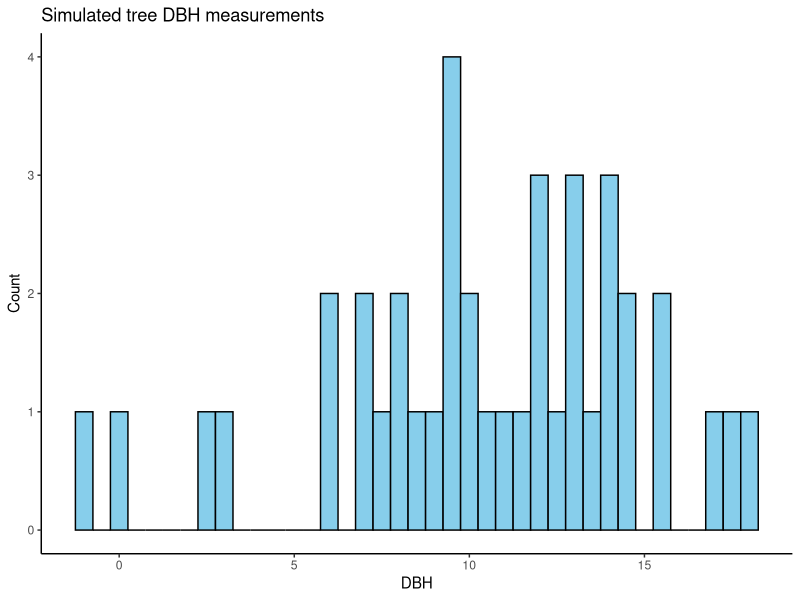
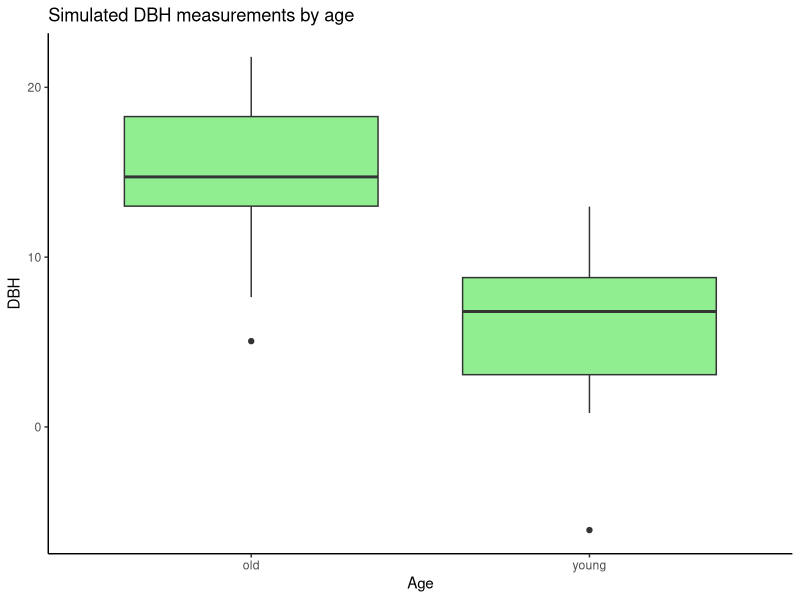

Source code (R) for these figures, in order: (Note: this script raises an error after producing the figures.)
# =====================================================
# Data Simulation Assignment
# Anna Reachmack
# FIW5594: Conservation Data Science
# =====================================================

# Load packages ----
library(tidyverse)

# =====================================================
# 1. Simulate one variable
# =====================================================

# GOAL: Simulate 40 trees and measure DBH

set.seed(1)   # makes results reproducible #you get the same thing the next time you do a random draw

# Sample size and parameters
n <- 40
mean_dbh <- 10 #mean DBH, a characteristic of the trees that contributed the most to the variance found in PCA
sd_dbh <- 5

# Draw random DBH measurements from a Normal distribution
treedbh <- rnorm(n, mean = mean_dbh, sd = sd_dbh)


# Combine into a tibble
sim <- tibble(id = 1:n, treedbh = treedbh)

# Look at the data
print(sim)
summary(sim$treedbh) #mean from random draw is 11.177, a llittle higher than the sample parameter I set but similar

# Visualize with a histogram
ggplot(sim, aes(x = treedbh)) +
  geom_histogram(binwidth = 0.5, fill = "skyblue", color = "black") +
  labs(title = "Simulated tree DBH measurements", x = "DBH", y = "Count") +
  theme_classic()

# =====================================================
# 2. Add a treatment effect
# =====================================================

# GOAL: Simulate a simple experimental effect on DBH.

set.seed(1)

# Create a treatment variable (half younger than 10 years or young, half older than 10 years)
n <- 40
treatment <- rep(c("young", "old"), each = n/2)


# set means for each group
mean_young <- 5
mean_old <- 15
sd_both <- 5

# Simulate body sizes with different means by treatment
treedbhexperiment <- rnorm(
  n = n,
  mean = if_else(treatment == "young", mean_young, mean_old), #if the treatment is bat yes, then use the mean_batyes. If not batyes, use the mean_batno for the mean
  sd = sd_both
)

# Combine into tibble
(sim2 <- tibble(treatment, treedbhexperiment))

# Visualize
ggplot(sim2, aes(x = treatment, y = treedbhexperiment)) +
  geom_boxplot(fill = "lightgreen") +
  labs(title = "Simulated DBH measurements by age",
       x = "Age", y = "DBH") +
  theme_classic()

# Quick summaries
sim2 |>
  group_by(treatment) |>
  summarise(mean_dbh = mean(treedbhexperiment), sd_size = sd(body_size), n = n())


# ======================================================
# 3. Add a random site effect (optional)
# =====================================================

# GOAL: Add realistic variation among sites.

set.seed(1)

# Define number of sites and individuals per site
n_site <- 4
n_per_site <- 10
n <- n_site * n_per_site

site <- rep(1:n_site, each = n_per_site)

# Each site gets its own random offset (site effect)
site_effect <- rnorm(n_site, mean = 0, sd = 0.5)[site] # the [site] part is indexing by the site vector here (e.g. for site = 1, it pulls out the first value from rnorm, site 2 has 2nd value and so on) #this is assigning a sd value to each site so show the slight difference with each site. To calculate the site effect

# baseline mean and residual sd
mean_overall <- 10
resid_sd <- 1

# Generate body sizes including site effects
treedbh <- rnorm(n, mean = mean_overall + site_effect, sd = resid_sd)

# Combine into tibble
(sim3 <- tibble(site = factor(site), treedbh))

# Visualize variation among sites
ggplot(sim3, aes(x = site, y = body_size)) +
  geom_boxplot(fill = "plum") +
  labs(title = "Simulated body sizes by site",
       x = "Site", y = "Body size (cm)") +
  theme_classic()

# Check site means
sim3 |>
  group_by(site) |>
  summarise(mean_size = mean(body_size), sd_size = sd(body_size))
